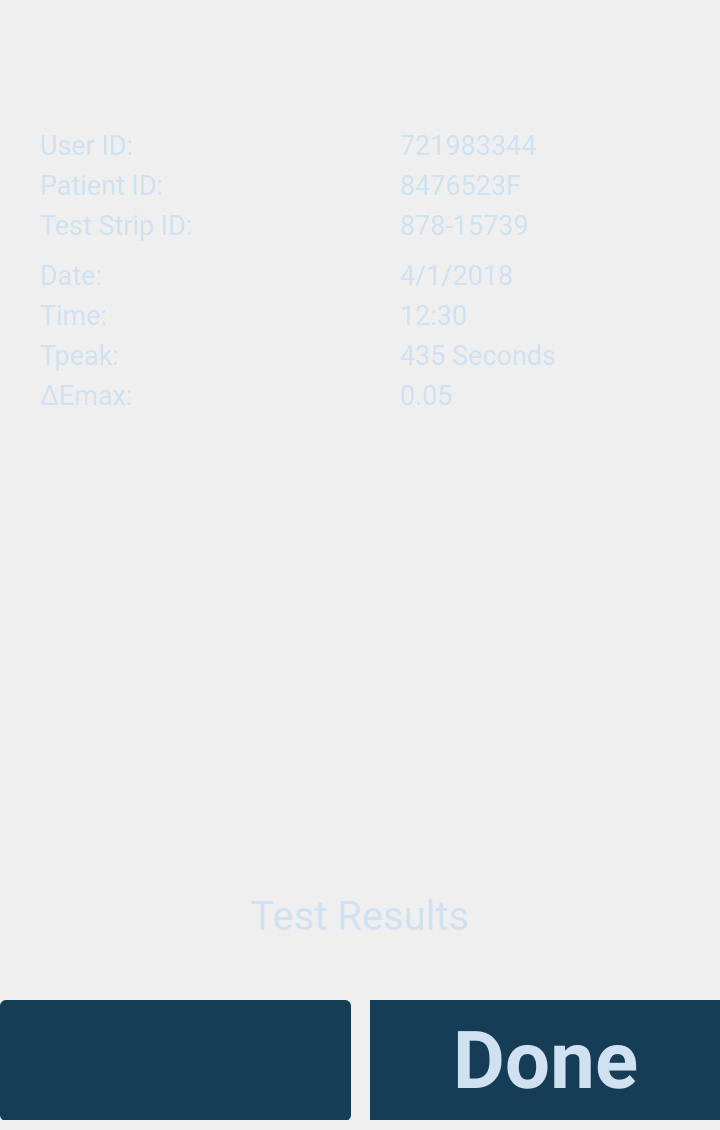
<?xml version="1.0" encoding="UTF-8"?>
<ui version="4.0">
 <class>TestResultDetails</class>
 <widget class="QWidget" name="TestResultDetails">
  <property name="geometry">
   <rect>
    <x>0</x>
    <y>0</y>
    <width>720</width>
    <height>1130</height>
   </rect>
  </property>
  <property name="windowTitle">
   <string>Form</string>
  </property>
  <widget class="QStackedWidget" name="stackedWidget">
   <property name="geometry">
    <rect>
     <x>0</x>
     <y>-10</y>
     <width>720</width>
     <height>1130</height>
    </rect>
   </property>
   <widget class="QWidget" name="page">
    <widget class="QLabel" name="labelInstruction">
     <property name="geometry">
      <rect>
       <x>0</x>
       <y>900</y>
       <width>720</width>
       <height>51</height>
      </rect>
     </property>
     <property name="font">
      <font>
       <family>Roboto</family>
       <pointsize>30</pointsize>
      </font>
     </property>
     <property name="styleSheet">
      <string notr="true">color: rgb(208,225,241);</string>
     </property>
     <property name="text">
      <string>Test Results</string>
     </property>
     <property name="alignment">
      <set>Qt::AlignCenter</set>
     </property>
    </widget>
    <widget class="QPushButton" name="buttonDone">
     <property name="geometry">
      <rect>
       <x>370</x>
       <y>1010</y>
       <width>351</width>
       <height>121</height>
      </rect>
     </property>
     <property name="font">
      <font>
       <family>Roboto</family>
       <pointsize>60</pointsize>
       <weight>75</weight>
       <bold>true</bold>
      </font>
     </property>
     <property name="styleSheet">
      <string notr="true">border-radius: 70%;
background-color: rgb(22,61,86);
color: rgb(208,225,241)</string>
     </property>
     <property name="text">
      <string>Done</string>
     </property>
     <property name="iconSize">
      <size>
       <width>170</width>
       <height>86</height>
      </size>
     </property>
    </widget>
    <widget class="QPushButton" name="buttonBack">
     <property name="geometry">
      <rect>
       <x>0</x>
       <y>1010</y>
       <width>351</width>
       <height>121</height>
      </rect>
     </property>
     <property name="font">
      <font>
       <family>Roboto</family>
      </font>
     </property>
     <property name="styleSheet">
      <string notr="true">border-radius: 6px;
background-color: rgb(22,61,86);
color: rgb(208,225,241)</string>
     </property>
     <property name="text">
      <string/>
     </property>
     <property name="icon">
      <iconset resource="resources.qrc">
       <normaloff>:/Images/XatekUI_BackArrow.png</normaloff>:/Images/XatekUI_BackArrow.png</iconset>
     </property>
     <property name="iconSize">
      <size>
       <width>73</width>
       <height>62</height>
      </size>
     </property>
    </widget>
    <widget class="QLabel" name="labelUserID">
     <property name="geometry">
      <rect>
       <x>40</x>
       <y>140</y>
       <width>171</width>
       <height>31</height>
      </rect>
     </property>
     <property name="font">
      <font>
       <family>Roboto</family>
       <pointsize>20</pointsize>
      </font>
     </property>
     <property name="styleSheet">
      <string notr="true">color: rgb(208,225,241);</string>
     </property>
     <property name="text">
      <string>User ID:</string>
     </property>
    </widget>
    <widget class="QLabel" name="labelPatientID">
     <property name="geometry">
      <rect>
       <x>40</x>
       <y>180</y>
       <width>171</width>
       <height>31</height>
      </rect>
     </property>
     <property name="font">
      <font>
       <family>Roboto</family>
       <pointsize>20</pointsize>
      </font>
     </property>
     <property name="styleSheet">
      <string notr="true">color: rgb(208,225,241);</string>
     </property>
     <property name="text">
      <string>Patient ID:</string>
     </property>
    </widget>
    <widget class="QLabel" name="labelTestStripID">
     <property name="geometry">
      <rect>
       <x>40</x>
       <y>220</y>
       <width>171</width>
       <height>31</height>
      </rect>
     </property>
     <property name="font">
      <font>
       <family>Roboto</family>
       <pointsize>20</pointsize>
      </font>
     </property>
     <property name="styleSheet">
      <string notr="true">color: rgb(208,225,241);</string>
     </property>
     <property name="text">
      <string>Test Strip ID:</string>
     </property>
    </widget>
    <widget class="QLabel" name="labelDate">
     <property name="geometry">
      <rect>
       <x>40</x>
       <y>270</y>
       <width>171</width>
       <height>31</height>
      </rect>
     </property>
     <property name="font">
      <font>
       <family>Roboto</family>
       <pointsize>20</pointsize>
      </font>
     </property>
     <property name="styleSheet">
      <string notr="true">color: rgb(208,225,241);</string>
     </property>
     <property name="text">
      <string>Date:</string>
     </property>
    </widget>
    <widget class="QLabel" name="labelTime">
     <property name="geometry">
      <rect>
       <x>40</x>
       <y>310</y>
       <width>171</width>
       <height>31</height>
      </rect>
     </property>
     <property name="font">
      <font>
       <family>Roboto</family>
       <pointsize>20</pointsize>
      </font>
     </property>
     <property name="styleSheet">
      <string notr="true">color: rgb(208,225,241);</string>
     </property>
     <property name="text">
      <string>Time:</string>
     </property>
    </widget>
    <widget class="QLabel" name="labelTPeak">
     <property name="geometry">
      <rect>
       <x>40</x>
       <y>350</y>
       <width>171</width>
       <height>31</height>
      </rect>
     </property>
     <property name="font">
      <font>
       <family>Roboto</family>
       <pointsize>20</pointsize>
      </font>
     </property>
     <property name="styleSheet">
      <string notr="true">color: rgb(208,225,241);</string>
     </property>
     <property name="text">
      <string>Tpeak:</string>
     </property>
    </widget>
    <widget class="QLabel" name="labelEmax">
     <property name="geometry">
      <rect>
       <x>40</x>
       <y>390</y>
       <width>171</width>
       <height>31</height>
      </rect>
     </property>
     <property name="font">
      <font>
       <family>Roboto</family>
       <pointsize>20</pointsize>
      </font>
     </property>
     <property name="styleSheet">
      <string notr="true">color: rgb(208,225,241);</string>
     </property>
     <property name="text">
      <string>ΔEmax:</string>
     </property>
    </widget>
    <widget class="QLabel" name="labelUserIDValue">
     <property name="geometry">
      <rect>
       <x>400</x>
       <y>140</y>
       <width>171</width>
       <height>31</height>
      </rect>
     </property>
     <property name="font">
      <font>
       <family>Roboto</family>
       <pointsize>20</pointsize>
      </font>
     </property>
     <property name="styleSheet">
      <string notr="true">color: rgb(208,225,241);</string>
     </property>
     <property name="text">
      <string>721983344</string>
     </property>
    </widget>
    <widget class="QLabel" name="labelPatientIDValue">
     <property name="geometry">
      <rect>
       <x>400</x>
       <y>180</y>
       <width>171</width>
       <height>31</height>
      </rect>
     </property>
     <property name="font">
      <font>
       <family>Roboto</family>
       <pointsize>20</pointsize>
      </font>
     </property>
     <property name="styleSheet">
      <string notr="true">color: rgb(208,225,241);</string>
     </property>
     <property name="text">
      <string>8476523F</string>
     </property>
    </widget>
    <widget class="QLabel" name="labelTestStripIDValue">
     <property name="geometry">
      <rect>
       <x>400</x>
       <y>220</y>
       <width>171</width>
       <height>31</height>
      </rect>
     </property>
     <property name="font">
      <font>
       <family>Roboto</family>
       <pointsize>20</pointsize>
      </font>
     </property>
     <property name="styleSheet">
      <string notr="true">color: rgb(208,225,241);</string>
     </property>
     <property name="text">
      <string>878-15739</string>
     </property>
    </widget>
    <widget class="QLabel" name="labelDateValue">
     <property name="geometry">
      <rect>
       <x>400</x>
       <y>270</y>
       <width>171</width>
       <height>31</height>
      </rect>
     </property>
     <property name="font">
      <font>
       <family>Roboto</family>
       <pointsize>20</pointsize>
      </font>
     </property>
     <property name="styleSheet">
      <string notr="true">color: rgb(208,225,241);</string>
     </property>
     <property name="text">
      <string>4/1/2018</string>
     </property>
    </widget>
    <widget class="QLabel" name="labelTPeakValue">
     <property name="geometry">
      <rect>
       <x>400</x>
       <y>350</y>
       <width>171</width>
       <height>31</height>
      </rect>
     </property>
     <property name="font">
      <font>
       <family>Roboto</family>
       <pointsize>20</pointsize>
      </font>
     </property>
     <property name="styleSheet">
      <string notr="true">color: rgb(208,225,241);</string>
     </property>
     <property name="text">
      <string>435 Seconds</string>
     </property>
    </widget>
    <widget class="QLabel" name="labelEmaxValue">
     <property name="geometry">
      <rect>
       <x>400</x>
       <y>390</y>
       <width>171</width>
       <height>31</height>
      </rect>
     </property>
     <property name="font">
      <font>
       <family>Roboto</family>
       <pointsize>20</pointsize>
      </font>
     </property>
     <property name="styleSheet">
      <string notr="true">color: rgb(208,225,241);</string>
     </property>
     <property name="text">
      <string>0.05</string>
     </property>
    </widget>
    <widget class="QLabel" name="labelTimeValue">
     <property name="geometry">
      <rect>
       <x>400</x>
       <y>310</y>
       <width>171</width>
       <height>31</height>
      </rect>
     </property>
     <property name="font">
      <font>
       <family>Roboto</family>
       <pointsize>20</pointsize>
      </font>
     </property>
     <property name="styleSheet">
      <string notr="true">color: rgb(208,225,241);</string>
     </property>
     <property name="text">
      <string>12:30</string>
     </property>
    </widget>
   </widget>
  </widget>
 </widget>
 <tabstops>
  <tabstop>buttonBack</tabstop>
  <tabstop>buttonDone</tabstop>
 </tabstops>
 <resources>
  <include location="resources.qrc"/>
 </resources>
 <connections/>
</ui>
